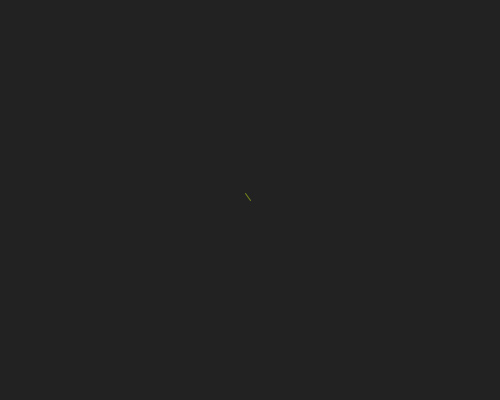
Frame 1 (no input)
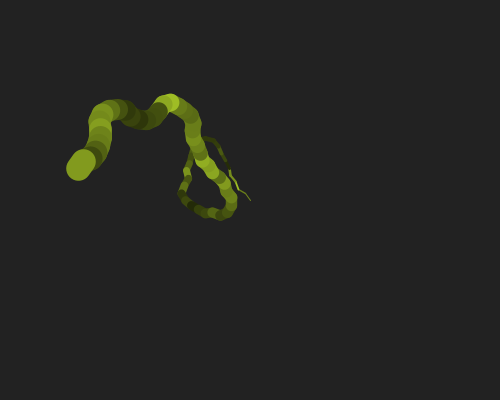
Frame 60 (the mouse pressed at the canvas centre just before this capture)
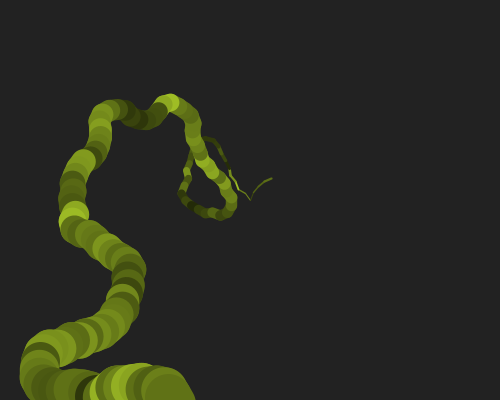
Frame 120 (the mouse held since frame 60 and released just before this capture)

The Processing sketch that drew these frames (run headless with seeded random() and noise(); from frame 60 on, the mouse is pressed at the canvas centre):

// Processing sketch: sketch_71
// ── sketch_71.pde
// episode #71 fun programming
// playing with directions

float oldx; // last x position
float oldy; // last y position
float a; // angle
float w; // width

void reset() {
	oldx = width/2; // resets to center
	oldy = height/2;
	a = random(TWO_PI); // converts
	stroke(255);
	w = 1; // reset width to 1
}

void setup() {
	size(500, 400);
	background(#222222);
	colorMode(HSB,100);
	smooth();
	noFill();
	reset();
}

void draw() {
	stroke(20,80,noise(w,a)*100); // set stroke color
	strokeWeight(w);
	float newx = oldx + cos(a) * 8;
	float newy = oldy + sin(a) * 8;
	line(oldx, oldy, newx, newy);
	oldx = newx;
	oldy = newy;

	a = a + random(-0.8, 0.8); // randomly changes angle
	w = w + 0.4; // 

	if(oldx < 0 || oldy < 0 || oldx > width || oldy > height) {
		reset();
	} 
}
